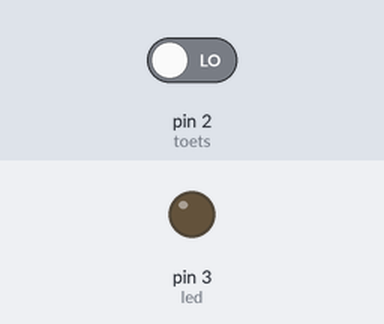
Recording of a sketch running on a simulated Arduino Uno, built with avr-gcc and run on an emulated ATmega328P. Parts: output pins drawn as LEDs (lit = HIGH). The inputs (shaded band) are chosen by the test bench; at power-on: pin 2 (toets) LOW.

Above: at 1.2 s.
1.3 s: pin 2 (toets) driven HIGH
At 1.6 s:
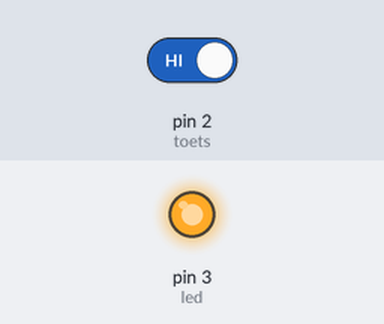
2.8 s: pin 2 (toets) driven LOW
At 4.0 s:
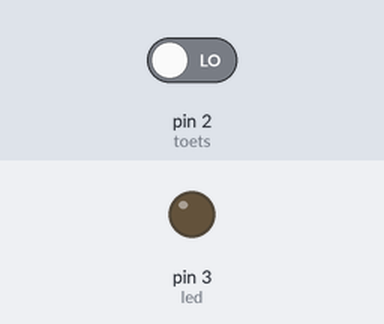
Timing chart, 0 to 5.8 s (numbered marks = the images above; inputs shaded):
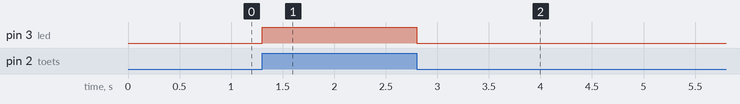

The sketch:

switch.ino
```cpp
const int led = 3;
const int toets = 2;


void setup() {
  // put your setup code here, to run once:
  pinMode(led, OUTPUT);
  pinMode(toets, INPUT);
}

void loop() {
  // put your main code here, to run repeatedly:
  int toetsWaarde = digitalRead(toets);

  if (toetsWaarde == HIGH) {
   digitalWrite(led, HIGH);
  } else {
    digitalWrite(led, LOW);
  }
}
```

Measured:
- after the input at 1.3 s, pin 3 (led): LOW → HIGH at once
- after the input at 2.8 s, pin 3 (led): HIGH → LOW at once
